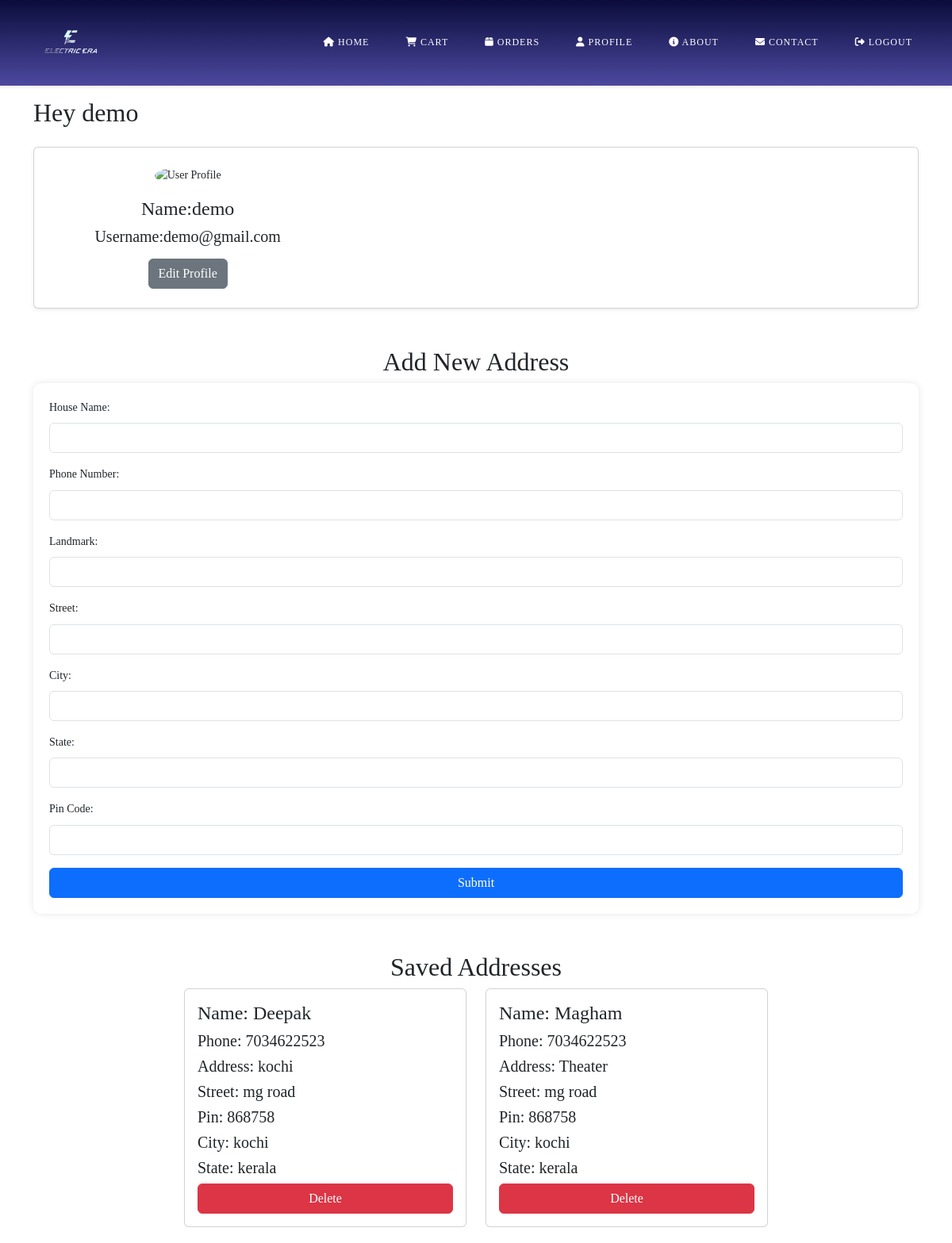
The page /address (signed in) on the database as committed earlier.
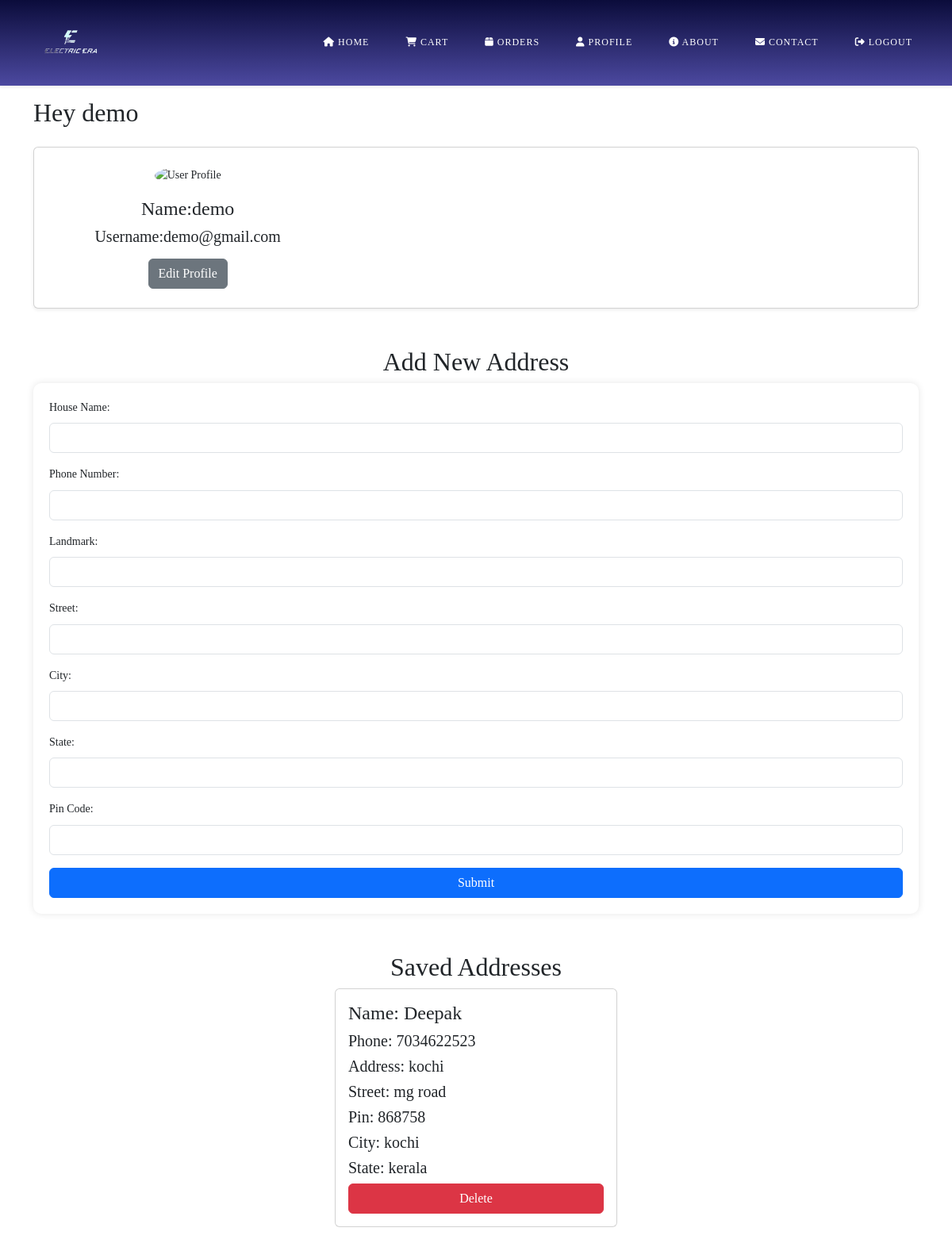
The same page on the database as committed later.
### app/models.py (models this page shows)
class Address(models.Model):
    user = models.ForeignKey(User, on_delete=models.CASCADE)
    name=models.TextField()
    address=models.TextField()
    street=models.TextField()
    city=models.TextField()
    state=models.TextField()
    pincode=models.IntegerField()
    phone=models.IntegerField()

### app/views.py (the view)
# urls.py: path('address',views.address),
def address(req):
    if 'user' in req.session:
        user=User.objects.get(username=req.session['user'])
        data=Address.objects.filter(user=user)
        if req.method=='POST':
            user=User.objects.get(username=req.session['user'])
            name=req.POST['name']
            phn=req.POST['phone']
            house=req.POST['address']
            street=req.POST['street']
            city=req.POST['city']
            pin=req.POST['pin']
            state=req.POST['state']
            data=Address.objects.create(user=user,name=name,phone=phn,address=house,city=city,street=street,pincode=pin,state=state)
            data.save()
            return redirect(address)
        else:
            return render(req,"user/address.html",{'data':data})
    else:
        return redirect(s_login)

### template/user/address.html (shortened to what the changed rows need)
<!DOCTYPE html>
<html lang="en">
<head>
    {% load static %}
    <link rel="stylesheet" href="https://cdn.jsdelivr.net/npm/bootstrap@5.3.0/dist/css/bootstrap.min.css">
    <link rel="stylesheet" href="{% static 'css/user.css' %}">
    <link rel="stylesheet" href="https://cdnjs.cloudflare.com/ajax/libs/font-awesome/6.4.2/css/all.min.css">
</head>
<body>
    <div class="container mt-5" >
        <h2 class="mt-5 mb-4">Hey {{ user.first_name }}</h2>
    </div>
<div class="container mt-5">
    <h2 class="text-center">Add New Address</h2>
</div>
<div class="container mt-5">
    <h2 class="text-center">Saved Addresses</h2>
    <div class="row justify-content-center">
        {% for i in data %}
        <div class="col-md-6 col-lg-4">
            <div class="card">
                <div class="card-body">
                    <h4 class="card-title">Name: {{i.name}}</h4>
                    <h5 class="card-text">Phone: {{i.phone}}</h5>
                    <h5 class="card-text">Address: {{i.address}}</h5>
                    <h5 class="card-text">Street: {{i.street}}</h5>
                    <h5 class="card-text">Pin: {{i.pincode}}</h5>
                    <h5 class="card-text">City: {{i.city}}</h5>
                    <h5 class="card-text">State: {{i.state}}</h5>
                    <a href="delete_address/{{i.pk}}" class="btn btn-danger w-100">Delete</a>
                </div>
            </div>
        </div>
        {% empty %}
        <p class="text-center">No saved addresses yet.</p>
        {% endfor %}
    </div>
</div>
</body>
</html>

Rows that differ between the two databases and show on the page:
removed Address: name "Magham", phone "7034622523", address "Theater", street "mg road", pincode "868758", city "kochi", state "kerala"
